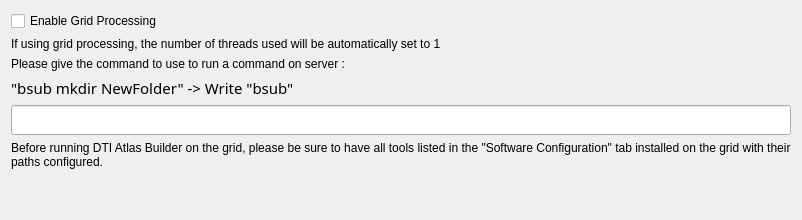
      <widget class="QWidget" name="GridTab">
       <attribute name="title">
        <string>Grid Processing</string>
       </attribute>
       <layout class="QVBoxLayout" name="verticalLayout_15">
        <item>
         <widget class="QCheckBox" name="GridProcesscheckBox">
          <property name="text">
           <string>Enable Grid Processing</string>
          </property>
         </widget>
        </item>
        <item>
         <widget class="QLabel" name="label_29">
          <property name="text">
           <string>If using grid processing, the number of threads used will be automatically set to 1</string>
          </property>
         </widget>
        </item>
        <item>
         <widget class="QLabel" name="label_22">
          <property name="text">
           <string>Please give the command to use to run a command on server : </string>
          </property>
         </widget>
        </item>
        <item>
         <widget class="QLabel" name="label_23">
          <property name="font">
           <font>
            <family>Courier 10 Pitch</family>
            <pointsize>11</pointsize>
           </font>
          </property>
          <property name="text">
           <string>&quot;bsub mkdir NewFolder&quot; -&gt; Write &quot;bsub&quot;</string>
          </property>
          <property name="textInteractionFlags">
           <set>Qt::LinksAccessibleByMouse|Qt::TextSelectableByMouse</set>
          </property>
         </widget>
        </item>
        <item>
         <widget class="QLineEdit" name="GridProcessCmdLineEdit">
          <property name="font">
           <font>
            <family>Courier 10 Pitch</family>
            <pointsize>11</pointsize>
           </font>
          </property>
          <property name="text">
           <string/>
          </property>
         </widget>
        </item>
        <item>
         <widget class="QLabel" name="label_24">
          <property name="text">
           <string>Before running DTI Atlas Builder on the grid, please be sure to have all tools listed in the &quot;Software Configuration&quot; tab installed on the grid with their
paths configured.</string>
          </property>
         </widget>
        </item>
        <item>
         <spacer name="verticalSpacer_4">
          <property name="orientation">
           <enum>Qt::Vertical</enum>
          </property>
          <property name="sizeHint" stdset="0">
           <size>
            <width>20</width>
            <height>40</height>
           </size>
          </property>
         </spacer>
        </item>
       </layout>
      </widget>
